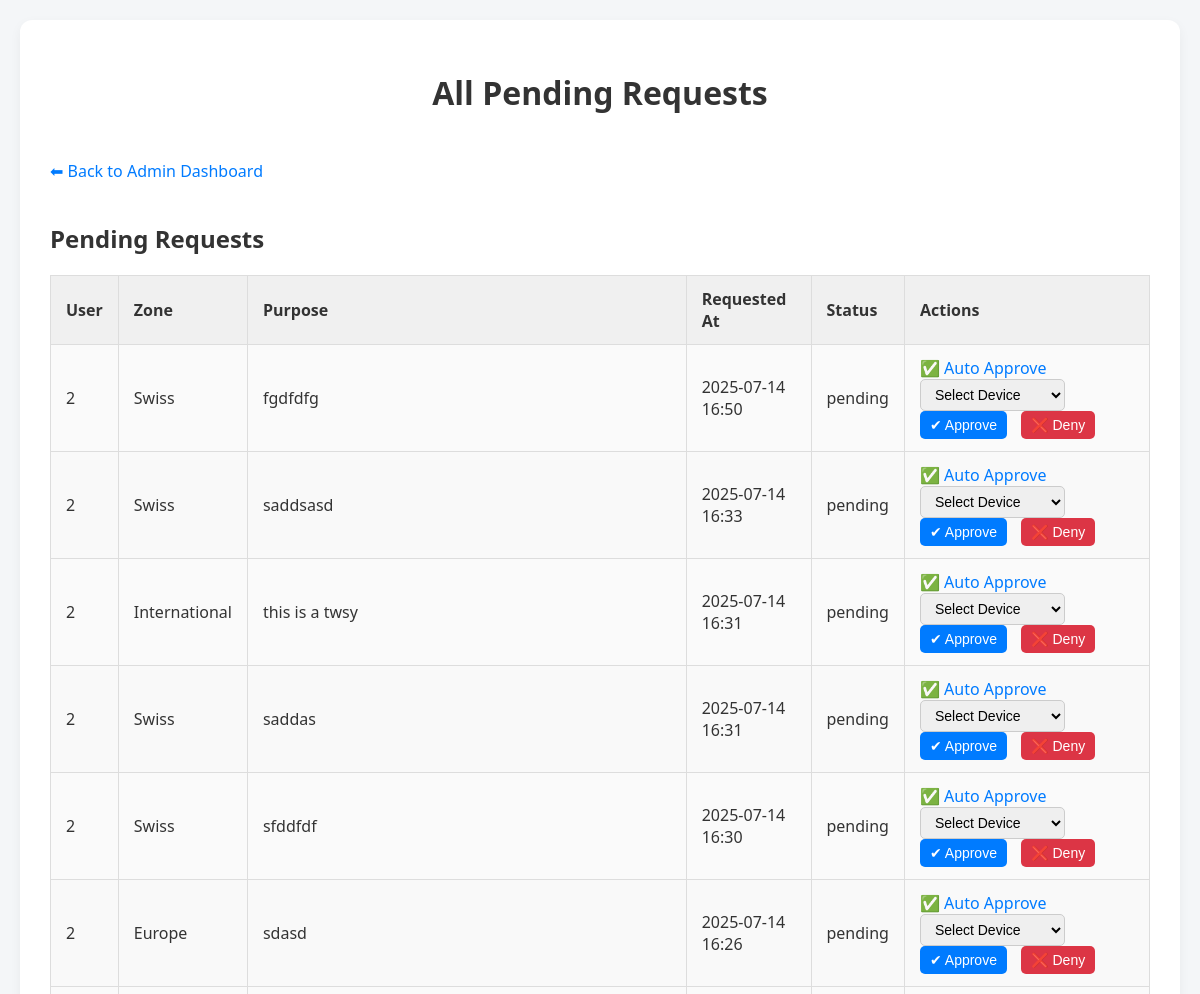
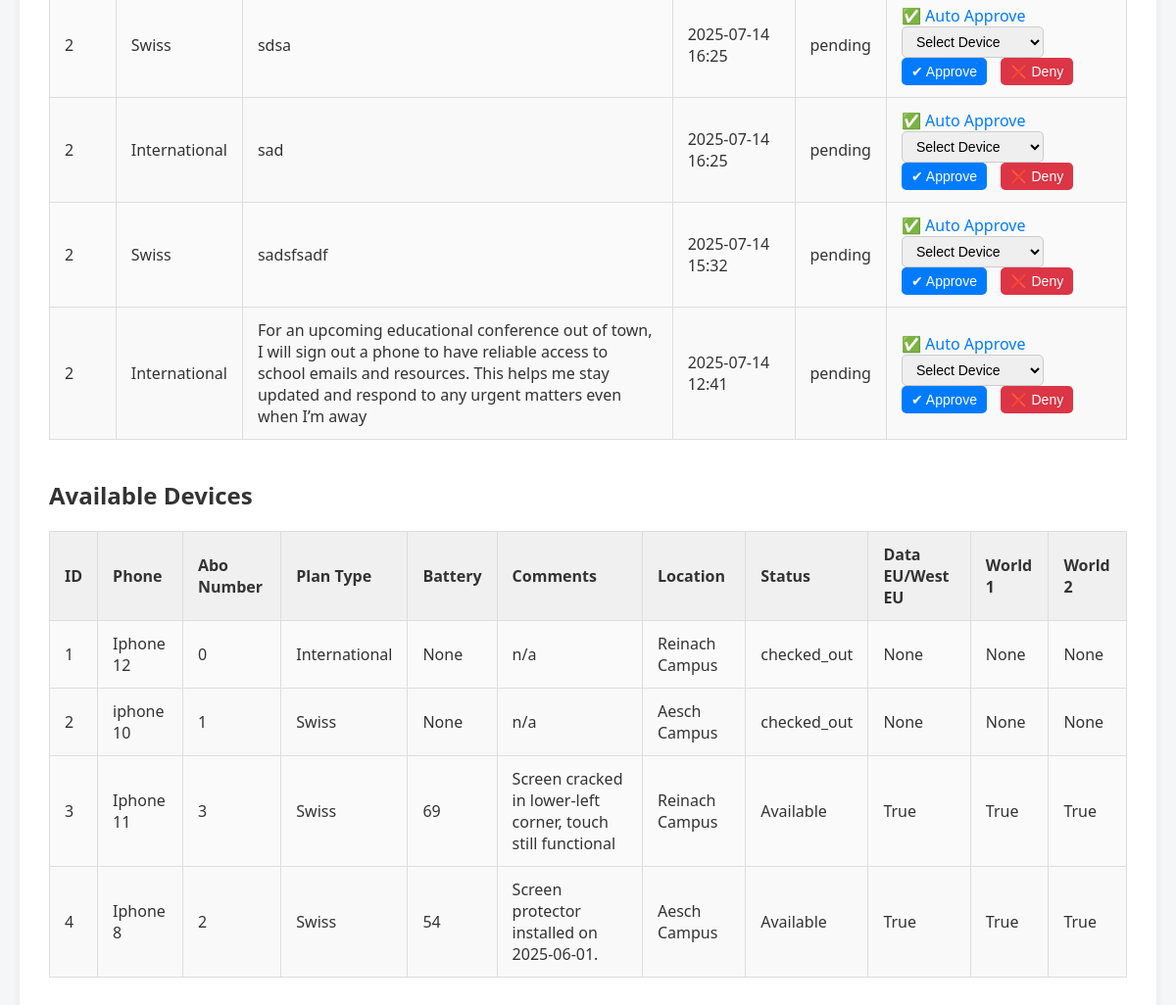
The page /admin/requests (signed in) on the database its author committed (2 pictures, top to bottom).
### main.py (models this page shows)
class Request(db.Model):
    request_id = db.Column(db.Integer, primary_key=True)
    device_id = db.Column(db.Integer, db.ForeignKey('device.device_id'))
    user_id = db.Column(db.Integer, db.ForeignKey('user.user_id'))
    abo_need = db.Column(db.String(50))
    startdate = db.Column(db.Date, nullable=False)
    enddate = db.Column(db.Date, nullable=False)
    purpose = db.Column(db.String(200))
    status = db.Column(db.String(20), default='pending')
    timestamp = db.Column(db.DateTime, default=cet_now)
    denial_reason = db.Column(db.String(300))

class Device(db.Model):
    device_id = db.Column(db.Integer, primary_key=True)
    Phone = db.Column(db.String(50), nullable=False, unique=False)
    abo_number = db.Column(db.Integer, unique=True)
    abo_type = db.Column(db.String(50))
    location = db.Column(db.String(50))
    status = db.Column(db.String(20), default='Available')
    comment = db.Column(db.String(200))
    battery_life = db.Column(db.String(30))
    DataEU_westEU = db.Column(db.Boolean, default=False)
    World1 = db.Column(db.Boolean, default=False)
    World2 = db.Column(db.Boolean, default=False)

### main.py (the view)
@app.route('/admin/requests')
def all_requests():
    if 'user_id' not in session or session.get('role') != 'admin':
        flash('Unauthorized access', 'danger')
        return redirect(url_for('login'))
    all_pending = Request.query.filter_by(status='pending').order_by(Request.timestamp.desc()).all()
    all_devices = Device.query.all()
    users = User.query.all()
    available_devices = Device.query.filter_by(status='Available').all()
    usage_history = Usage.query.order_by(Usage.timestamp.desc()).limit(20).all()
    return render_template(
    'all_requests.html',
    pending_requests=all_pending,
    devices=all_devices,
    users=users,
    available_devices=available_devices,
    usage_history=usage_history
)

### templates/all_requests.html (shortened to what this page needs)
<!DOCTYPE html>
<html lang="en">
<head>
</head>
<body>
    <div class="container">
        <h1>All Pending Requests</h1>
        <p class="back-link"><a href="{{ url_for('admin_dashboard') }}">⬅ Back to Admin Dashboard</a></p>
        {% if pending_requests %}
            <h2>Pending Requests</h2>
            <table>
                <thead>
                    <tr>
                        <th>User</th>
                        <th>Zone</th>
                        <th>Purpose</th>
                        <th>Requested At</th>
                        <th>Status</th>
                        <th>Actions</th>
                    </tr>
                </thead>
                <tbody>
                    {% for req in pending_requests %}
                    <tr>
                        <td>{{ req.user_id }}</td>
                        <td>{{ req.abo_need }}</td>
                        <td>{{ req.purpose }}</td>
                        <td>{{ req.timestamp.strftime('%Y-%m-%d %H:%M') }}</td>
                        <td>{{ req.status }}</td>
                        <td class="actions">
                            <a href="{{ url_for('auto_approve_request', request_id=req.request_id) }}">✅ Auto Approve</a>
                            <form action="{{ url_for('approve_request') }}" method="POST" style="display:inline;">
                                <select name="device_id" required>
                                    <option value="">Select Device</option>
                                </select>
                                <button type="submit">✔ Approve</button>
                            </form>
                            <form action="{{ url_for('deny_request', request_id=req.request_id) }}" method="get" style="display:inline;">
                                <button type="submit" class="deny-button">❌ Deny</button>
                            </form>
                        </td>
                    </tr>
                    {% endfor %}
                </tbody>
            </table>
            <h2>Available Devices</h2>
            <table>
                <thead>
                    <tr>
                        <th>ID</th>
                        <th>Phone</th>
                        <th>Abo Number</th>
                        <th>Plan Type</th>
                        <th>Battery</th>
                        <th>Comments</th>
                        <th>Location</th>
                        <th>Status</th>
                        <th>Data EU/West EU</th>
                        <th>World 1</th>
                        <th>World 2</th>
                    </tr>
                </thead>
                <tbody>
                    {% for device in devices %}
                    <tr>
                        <td>{{ device.device_id }}</td>
                        <td>{{ device.Phone }}</td>
                        <td>{{ device.abo_number }}</td>
                        <td>{{ device.abo_type }}</td>
                        <td>{{ device.battery_life }}</td>
                        <td>{{ device.comment or 'n/a' }}</td>
                        <td>{{ device.location }}</td>
                        <td>{{ device.status }}</td>
                        <td>{{ device.DataEU_westEU }}</td>
                        <td>{{ device.World1 }}</td>
                        <td>{{ device.World2 }}</td>
                    </tr>
                    {% endfor %}
                </tbody>
            </table>
        {% else %}
            <p>No pending requests.</p>
        {% endif %}
    </div>
</body>
</html>

### templates/all_requests.html (style rules this page uses)
body { font-family: 'Segoe UI', Tahoma, Geneva, Verdana, sans-serif; background-color: #f4f6f8; margin: 0; padding: 20px; color: #333; }
.container { max-width: 1200px; margin: 0 auto; background: #fff; padding: 30px; border-radius: 12px; box-shadow: 0 4px 12px rgba(0, 0, 0, 0.05); }
h1 { text-align: center; margin-bottom: 30px; }
a { text-decoration: none; color: #007bff; }
table { width: 100%; border-collapse: collapse; margin-bottom: 40px; background-color: #fafafa; }
th, td { padding: 12px 15px; border: 1px solid #ddd; text-align: left; }
th { background-color: #f0f0f0; font-weight: 600; }
tr:nth-child(even) { background-color: #f9f9f9; }
.actions a, .actions form { display: inline-block; margin-right: 10px; }
select, button { padding: 6px 10px; border-radius: 5px; border: 1px solid #ccc; font-size: 14px; }
button { background-color: #007bff; color: white; cursor: pointer; border: none; transition: background-color 0.3s; }
.deny-button { background-color: #dc3545; }
.back-link { display: inline-block; margin-bottom: 20px; }

### rows shown on the page
Request: user_id "2", abo_need "Swiss", purpose "fgdfdfg", timestamp "2025-07-14 16:50", status "pending"
Request: user_id "2", abo_need "Swiss", purpose "saddsasd", timestamp "2025-07-14 16:33", status "pending"
Request: user_id "2", abo_need "International", purpose "this is a twsy", timestamp "2025-07-14 16:31", status "pending"
Request: user_id "2", abo_need "Swiss", purpose "saddas", timestamp "2025-07-14 16:31", status "pending"
Request: user_id "2", abo_need "Swiss", purpose "sfddfdf", timestamp "2025-07-14 16:30", status "pending"
Request: user_id "2", abo_need "Europe", purpose "sdasd", timestamp "2025-07-14 16:26", status "pending"
Request: user_id "2", abo_need "Swiss", purpose "sdsa", timestamp "2025-07-14 16:25", status "pending"
Request: user_id "2", abo_need "International", purpose "sad", timestamp "2025-07-14 16:25", status "pending"
Request: user_id "2", abo_need "Swiss", purpose "sadsfsadf", timestamp "2025-07-14 15:32", status "pending"
Request: user_id "2", abo_need "International", purpose "For an upcoming educational conference out of town, I will sign out a phone to have reliable access to school emails and resources. This helps me stay updated and respond to any urgent matters even when I’m away", timestamp "2025-07-14 12:41", status "pending"
Device: device_id "1", Phone "Iphone 12", abo_number "0", abo_type "International", battery_life "None", comment "n/a", location "Reinach Campus", status "checked_out", DataEU_westEU "None", World1 "None", World2 "None"
Device: device_id "2", Phone "iphone 10", abo_number "1", abo_type "Swiss", battery_life "None", comment "n/a", location "Aesch Campus", status "checked_out", DataEU_westEU "None", World1 "None", World2 "None"
Device: device_id "3", Phone "Iphone 11", abo_number "3", abo_type "Swiss", battery_life "69", comment "Screen cracked in lower-left corner, touch still functional", location "Reinach Campus", status "Available", DataEU_westEU "True", World1 "True", World2 "True"
Device: device_id "4", Phone "Iphone 8", abo_number "2", abo_type "Swiss", battery_life "54", comment "Screen protector installed on 2025-06-01.", location "Aesch Campus", status "Available", DataEU_westEU "True", World1 "True", World2 "True"
